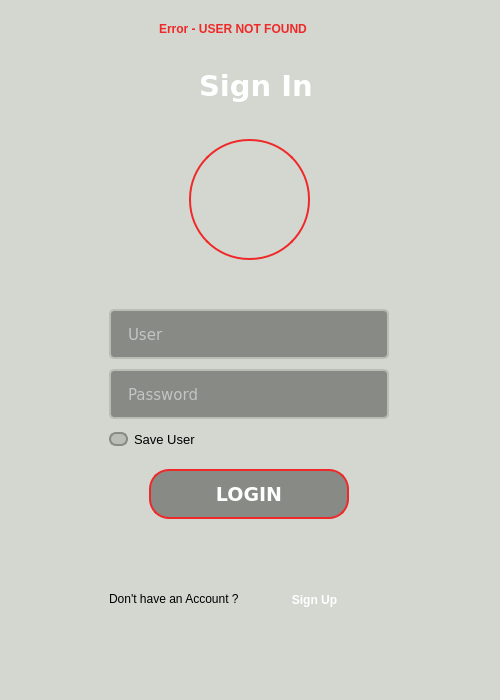
<?xml version="1.0" encoding="UTF-8"?>
<ui version="4.0">
 <class>MainWindow</class>
 <widget class="QMainWindow" name="MainWindow">
  <property name="geometry">
   <rect>
    <x>0</x>
    <y>0</y>
    <width>500</width>
    <height>700</height>
   </rect>
  </property>
  <property name="minimumSize">
   <size>
    <width>500</width>
    <height>700</height>
   </size>
  </property>
  <property name="maximumSize">
   <size>
    <width>500</width>
    <height>700</height>
   </size>
  </property>
  <property name="windowTitle">
   <string>MainWindow</string>
  </property>
  <widget class="QWidget" name="centralwidget">
   <property name="minimumSize">
    <size>
     <width>500</width>
     <height>700</height>
    </size>
   </property>
   <property name="maximumSize">
    <size>
     <width>500</width>
     <height>700</height>
    </size>
   </property>
   <property name="styleSheet">
    <string notr="true">background-color: rgb(211, 215, 207);</string>
   </property>
   <layout class="QVBoxLayout" name="verticalLayout">
    <property name="spacing">
     <number>0</number>
    </property>
    <item>
     <widget class="QFrame" name="frame_1">
      <property name="maximumSize">
       <size>
        <width>16777215</width>
        <height>40</height>
       </size>
      </property>
      <property name="styleSheet">
       <string notr="true">border:0</string>
      </property>
      <property name="frameShape">
       <enum>QFrame::StyledPanel</enum>
      </property>
      <property name="frameShadow">
       <enum>QFrame::Raised</enum>
      </property>
      <widget class="QLabel" name="Error">
       <property name="geometry">
        <rect>
         <x>150</x>
         <y>10</y>
         <width>191</width>
         <height>19</height>
        </rect>
       </property>
       <property name="font">
        <font>
         <weight>75</weight>
         <bold>true</bold>
        </font>
       </property>
       <property name="styleSheet">
        <string notr="true">color: rgb(239, 41, 41);</string>
       </property>
       <property name="text">
        <string>Error - USER NOT FOUND</string>
       </property>
      </widget>
     </widget>
    </item>
    <item>
     <widget class="QFrame" name="frame_2">
      <property name="styleSheet">
       <string notr="true">border:0</string>
      </property>
      <property name="frameShape">
       <enum>QFrame::StyledPanel</enum>
      </property>
      <property name="frameShadow">
       <enum>QFrame::Raised</enum>
      </property>
      <widget class="QCheckBox" name="checkBox">
       <property name="geometry">
        <rect>
         <x>100</x>
         <y>380</y>
         <width>92</width>
         <height>21</height>
        </rect>
       </property>
       <property name="font">
        <font>
         <pointsize>10</pointsize>
         <weight>50</weight>
         <bold>false</bold>
         <kerning>true</kerning>
        </font>
       </property>
       <property name="styleSheet">
        <string notr="true">QCheckBox::indicator{
border: 2px solid rgb(136, 138, 133);
border-radius: 7px;
width: 15px;
heigth: 15px;
background-color: rgb(186, 189, 182);
}

QCheckBox::indicator:checked{
border: 2px solid rgb(204, 0, 0);
background-color: rgbrgb(239, 41, 41);
}
</string>
       </property>
       <property name="text">
        <string>Save User</string>
       </property>
      </widget>
      <widget class="QLineEdit" name="Password">
       <property name="enabled">
        <bool>true</bool>
       </property>
       <property name="geometry">
        <rect>
         <x>100</x>
         <y>320</y>
         <width>280</width>
         <height>50</height>
        </rect>
       </property>
       <property name="font">
        <font>
         <family>DejaVu Sans</family>
         <pointsize>11</pointsize>
         <weight>50</weight>
         <bold>false</bold>
        </font>
       </property>
       <property name="styleSheet">
        <string notr="true">QLineEdit{
border: 2px solid rgb(186, 189, 182);
border-radius: 5px;
padding: 15px;
	background-color: rgb(136, 138, 133);
color: rgb(255, 255, 255);
}
QLineEdit:hover{
border: 2px solid rgb(122, 6, 6);
}

QLineEdit:focus{
border: 2px solid rgb(239, 41, 41);
color: rgb(200, 200, 200);
}
</string>
       </property>
       <property name="text">
        <string/>
       </property>
       <property name="echoMode">
        <enum>QLineEdit::Password</enum>
       </property>
       <property name="placeholderText">
        <string>Password</string>
       </property>
      </widget>
      <widget class="QFrame" name="Avatar">
       <property name="geometry">
        <rect>
         <x>180</x>
         <y>90</y>
         <width>121</width>
         <height>121</height>
        </rect>
       </property>
       <property name="styleSheet">
        <string notr="true">background-image: url(:/Avatar/Design/icones/avatar.png);
border: 2px  solid rgb(239, 41, 41);
border-radius: 60px;
</string>
       </property>
       <property name="frameShape">
        <enum>QFrame::StyledPanel</enum>
       </property>
       <property name="frameShadow">
        <enum>QFrame::Raised</enum>
       </property>
      </widget>
      <widget class="QPushButton" name="LOGINButton">
       <property name="enabled">
        <bool>true</bool>
       </property>
       <property name="geometry">
        <rect>
         <x>140</x>
         <y>420</y>
         <width>200</width>
         <height>50</height>
        </rect>
       </property>
       <property name="font">
        <font>
         <family>DejaVu Sans</family>
         <pointsize>14</pointsize>
         <weight>75</weight>
         <italic>false</italic>
         <bold>true</bold>
        </font>
       </property>
       <property name="styleSheet">
        <string notr="true">QPushButton{
	
	background-color: rgb(136, 138, 133);
	border: 2px solid rgb(239, 41, 41);
	border-radius: 20px;
	color: rgb(255, 255, 255);
}

QPushButton:pressed{
	background-color: rgb(239, 41, 41);
	border: 2px solid rgb(239, 41, 41);
}</string>
       </property>
       <property name="text">
        <string>LOGIN</string>
       </property>
      </widget>
      <widget class="QLineEdit" name="User">
       <property name="enabled">
        <bool>true</bool>
       </property>
       <property name="geometry">
        <rect>
         <x>100</x>
         <y>260</y>
         <width>280</width>
         <height>50</height>
        </rect>
       </property>
       <property name="font">
        <font>
         <family>DejaVu Sans</family>
         <pointsize>11</pointsize>
         <weight>50</weight>
         <bold>false</bold>
        </font>
       </property>
       <property name="styleSheet">
        <string notr="true">QLineEdit{
border: 2px solid rgb(186, 189, 182);
border-radius: 5px;
padding: 15px;
background-color: rgb(136, 138, 133);
color: rgb(255, 255, 255);
}
QLineEdit:hover{
border: 2px solid rgb(122, 6, 6);
}

QLineEdit:focus{
border: 2px solid rgb(239, 41, 41);
color: rgb(200, 200, 200);
}
</string>
       </property>
       <property name="text">
        <string/>
       </property>
       <property name="placeholderText">
        <string>User</string>
       </property>
      </widget>
      <widget class="QPushButton" name="SignUpButton">
       <property name="geometry">
        <rect>
         <x>280</x>
         <y>540</y>
         <width>51</width>
         <height>21</height>
        </rect>
       </property>
       <property name="font">
        <font>
         <weight>75</weight>
         <bold>true</bold>
        </font>
       </property>
       <property name="styleSheet">
        <string notr="true">QPushButton{
	color: rgb(255, 255, 255);
}

QPushButton:pressed{
	color:rgb(239, 41, 41);
	
}</string>
       </property>
       <property name="text">
        <string>Sign Up</string>
       </property>
      </widget>
      <widget class="QLabel" name="label">
       <property name="geometry">
        <rect>
         <x>100</x>
         <y>540</y>
         <width>161</width>
         <height>20</height>
        </rect>
       </property>
       <property name="text">
        <string>Don't have an Account ?</string>
       </property>
      </widget>
      <widget class="QLabel" name="SignIn">
       <property name="geometry">
        <rect>
         <x>190</x>
         <y>20</y>
         <width>127</width>
         <height>34</height>
        </rect>
       </property>
       <property name="font">
        <font>
         <family>DejaVu Sans</family>
         <pointsize>22</pointsize>
         <weight>75</weight>
         <bold>true</bold>
        </font>
       </property>
       <property name="styleSheet">
        <string notr="true">color: rgb(255, 255, 255);</string>
       </property>
       <property name="text">
        <string>Sign In</string>
       </property>
      </widget>
     </widget>
    </item>
    <item>
     <widget class="QFrame" name="frame_3">
      <property name="minimumSize">
       <size>
        <width>35</width>
        <height>0</height>
       </size>
      </property>
      <property name="maximumSize">
       <size>
        <width>16777215</width>
        <height>40</height>
       </size>
      </property>
      <property name="styleSheet">
       <string notr="true">border:0</string>
      </property>
      <property name="frameShape">
       <enum>QFrame::StyledPanel</enum>
      </property>
      <property name="frameShadow">
       <enum>QFrame::Raised</enum>
      </property>
      <widget class="QFrame" name="Logo">
       <property name="geometry">
        <rect>
         <x>40</x>
         <y>0</y>
         <width>150</width>
         <height>40</height>
        </rect>
       </property>
       <property name="maximumSize">
        <size>
         <width>150</width>
         <height>40</height>
        </size>
       </property>
       <property name="styleSheet">
        <string notr="true">background-image: url(:/Bosh/Design/icones/bosch-logo_2_150x40.png);

border-radius: 5px</string>
       </property>
       <property name="frameShape">
        <enum>QFrame::StyledPanel</enum>
       </property>
       <property name="frameShadow">
        <enum>QFrame::Raised</enum>
       </property>
      </widget>
      <widget class="QFrame" name="Ua">
       <property name="geometry">
        <rect>
         <x>300</x>
         <y>0</y>
         <width>161</width>
         <height>80</height>
        </rect>
       </property>
       <property name="styleSheet">
        <string notr="true">background-repeat:none;
border-radius: 5px;
background-image: url(:/Bosh/Design/icones/UA1_150x40.png);</string>
       </property>
       <property name="frameShape">
        <enum>QFrame::StyledPanel</enum>
       </property>
       <property name="frameShadow">
        <enum>QFrame::Raised</enum>
       </property>
      </widget>
     </widget>
    </item>
   </layout>
  </widget>
 </widget>
 <resources>
  <include location="file_rc.qrc"/>
 </resources>
 <connections/>
</ui>
